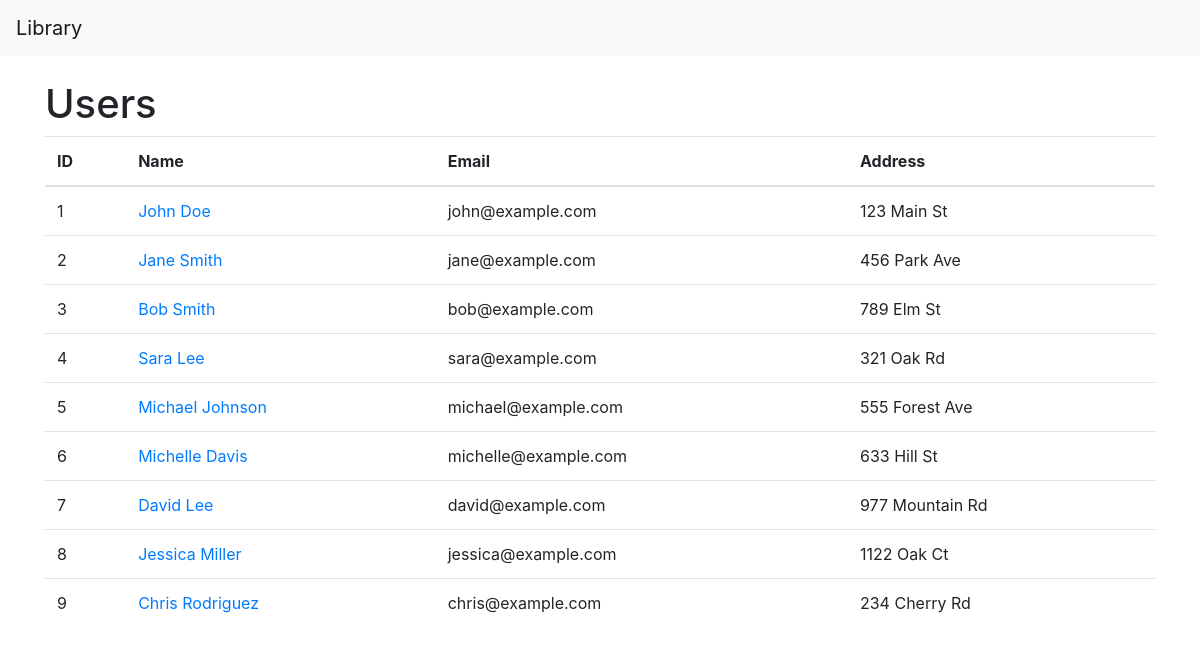
Screenshot of /users with the database file from the repository.
### models.py (models this page shows)
class User(db.Model):
    id = db.Column(db.Integer, primary_key=True)
    name = db.Column(db.String , nullable = False)
    email = db.Column(db.String, nullable=False)
    address = db.Column(db.String, nullable=False)
    borrows = db.relationship('Borrow', backref='user')

### app.py (the view)
@app.route('/users')
def show_users():
    users = User.query.all()
    return render_template('show_users.html', users=users)

### templates/show_users.html
{% extends 'layout.html' %} {% block content %}
<h1>Users</h1>
<table class="text-start table table_col_padding">
  <thead>
    <tr>
      <th>ID</th>
      <th>Name</th>
      <th>Email</th>
      <th>Address</th>
    </tr>
  </thead>
  <tbody>
    {% for user in users %}
    <tr>
      <td>{{ user.id }}</td>
      <td>
        <a href="{{ url_for('user_profile', user_id=user.id) }}"
          >{{ user.name }}</a
        >
      </td>
      <td>{{ user.email }}</td>
      <td>{{ user.address }}</td>
    </tr>
    {% endfor %}
  </tbody>
</table>
{% endblock %}

### rows the page displays
User: id "1", name "John Doe", email "john@example.com", address "123 Main St"
User: id "2", name "Jane Smith", email "jane@example.com", address "456 Park Ave"
User: id "3", name "Bob Smith", email "bob@example.com", address "789 Elm St"
User: id "4", name "Sara Lee", email "sara@example.com", address "321 Oak Rd"
User: id "5", name "Michael Johnson", email "michael@example.com", address "555 Forest Ave"
User: id "6", name "Michelle Davis", email "michelle@example.com", address "633 Hill St"
User: id "7", name "David Lee", email "david@example.com", address "977 Mountain Rd"
User: id "8", name "Jessica Miller", email "jessica@example.com", address "1122 Oak Ct"
User: id "9", name "Chris Rodriguez", email "chris@example.com", address "234 Cherry Rd"
